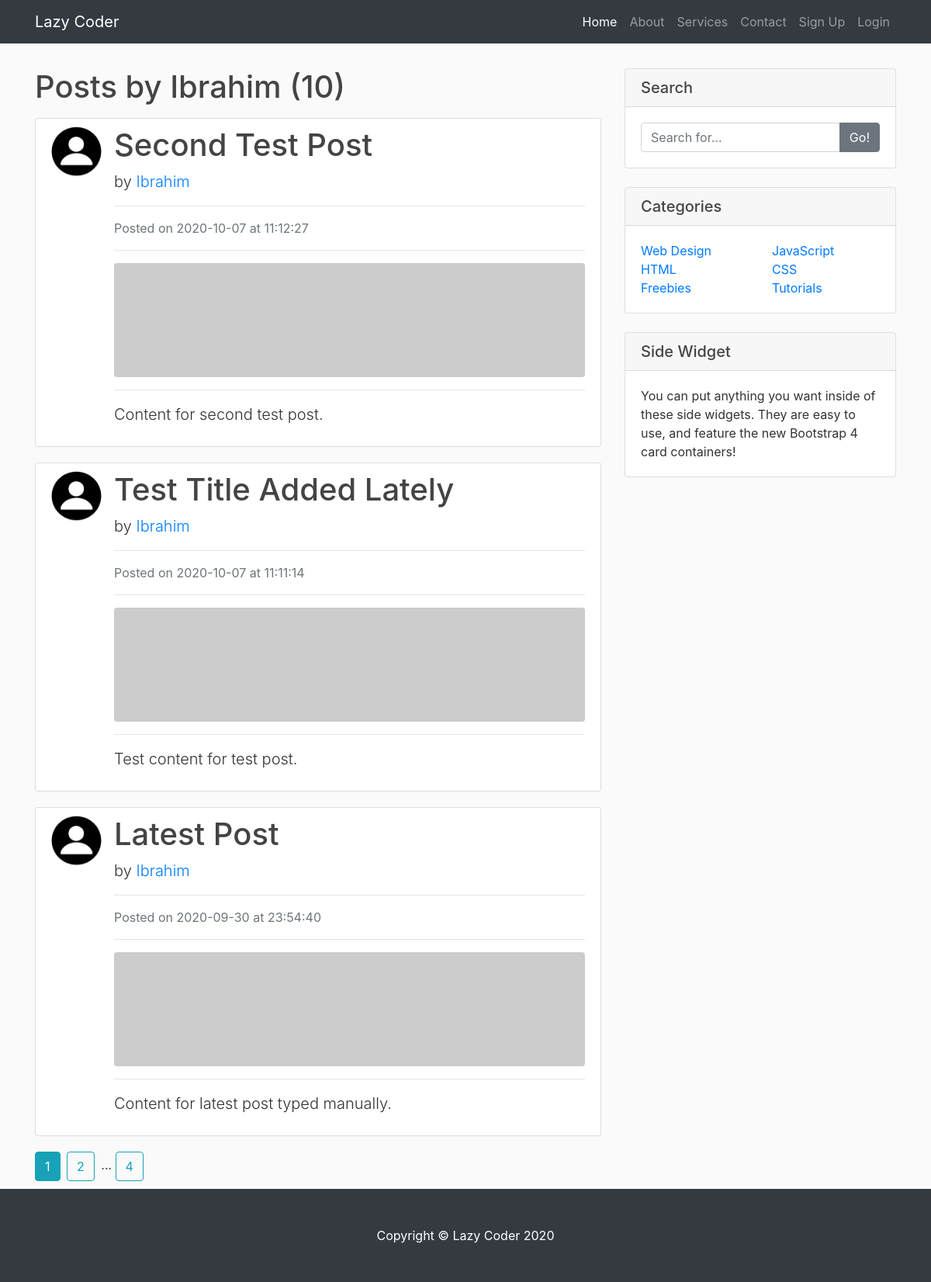
Before: /user/Ibrahim with the older database file.
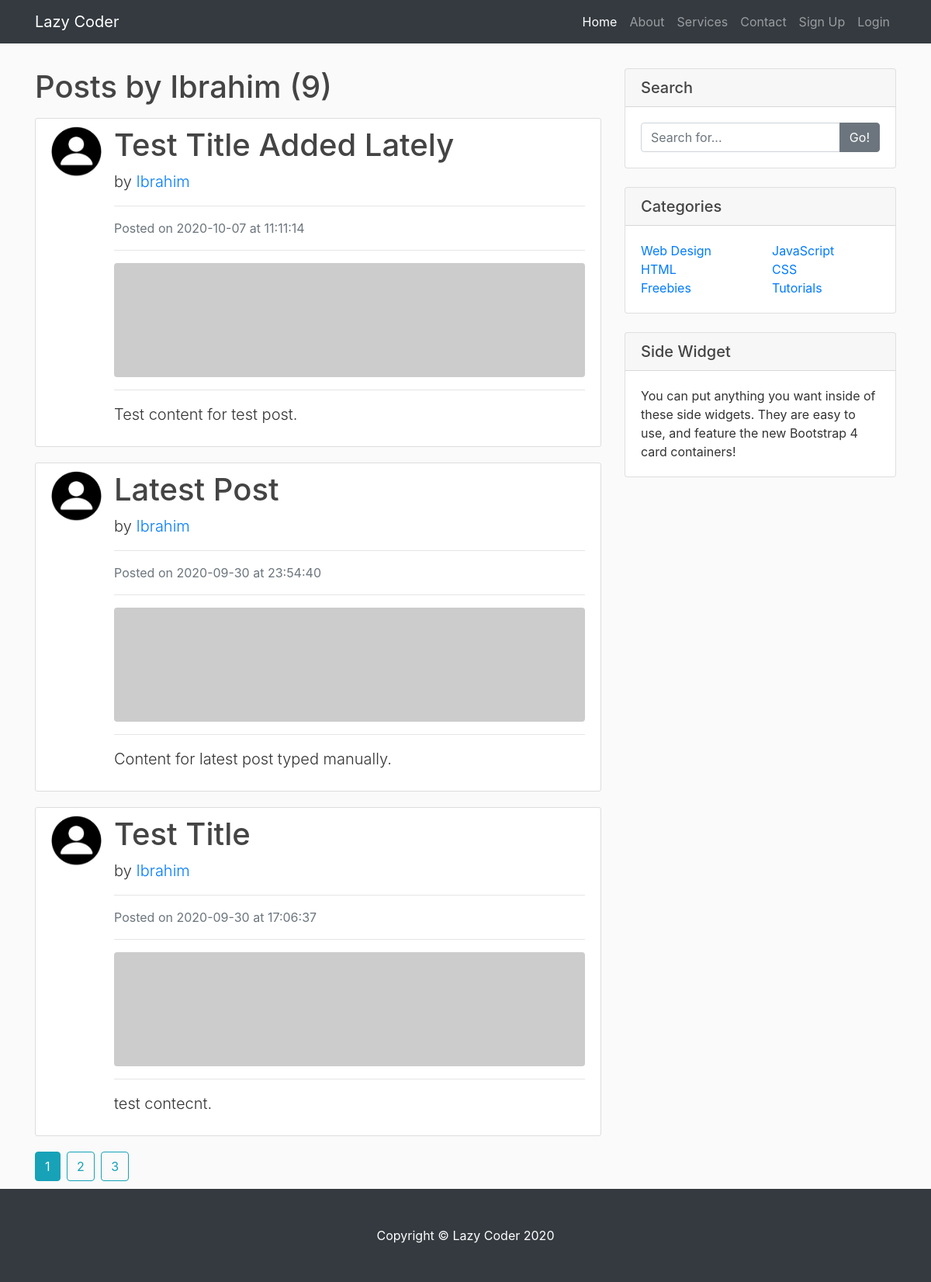
After: the same page with the newer database file.
### blog/models.py (models this page shows, shortened)
class Post(db.Model):
    id = db.Column(db.Integer, primary_key=True)
    title = db.Column(db.String(100), nullable=True)
    date_posted = db.Column(db.DateTime, nullable=False, default=datetime.utcnow)
    content = db.Column(db.Text, nullable=False)
    user_id = db.Column(db.Integer, db.ForeignKey('user.id'), nullable=False)

class User(db.Model, UserMixin):
    id = db.Column(db.Integer, primary_key=True)
    username = db.Column(db.String(255), unique=True, nullable=False)
    email = db.Column(db.String(255), unique=True, nullable=False)
    image_file = db.Column(db.String(20), nullable=False, default='default.jpg')
    password = db.Column(db.String(60), nullable = False)
    posts = db.relationship('Post', backref='author', lazy=True)

### blog/user/routes.py (the view)
@user.route('/user/<string:username>')
def user_posts(username):
    page = request.args.get('page', 1, type=int)
    user = User.query.filter_by(username=username).first_or_404()
    posts = Post.query.filter_by(author=user)\
        .order_by(Post.date_posted.desc())\
        .paginate(page=page, per_page=3)
    return render_template('user_posts.html', title='User Posts', posts=posts, user=user)

### blog/templates/user_posts.html
{% extends "layout.html" %}
{% block content %}
    <h1 class="mb-3 article-title">Posts by {{ user.username }} ({{ posts.total }})</h1>
    {% for post in posts.items %}
        <div class="media content-section">
            <img class="rounded-circle article-img" src="{{ url_for('static', filename='profiles/' + post.author.image_file) }}" alt="">
            <div class="media-body">
                <h1>
                    <a href="{{ url_for('post.show_post', post_id=post.id) }}" class="article-title">
                        {{ post.title }}
                    </a>
                </h1>
                <p class="lead">
                    by <a href="{{ url_for('user.user_posts', username=post.author.username) }}">{{ post.author.username }}</a>
                </p>
                <hr>
                <p class="text-muted">Posted on {{ post.date_posted.strftime('%Y-%m-%d') }} at {{ post.date_posted.strftime('%H:%M:%S') }}</p>
                <hr>
                <img class="img-fluid rounded" src="http://placehold.it/620x150" alt="">
                <hr>
                <p class="lead">{{ post.content }}</p>
            </div>
        </div>
    {% endfor %}
    {% for page_num in posts.iter_pages(left_edge=1, right_edge=1, left_current=1, right_current=2) %}
        {% if page_num %}
            {% if posts.page == page_num %}
                <a href="{{ url_for('user.user_posts', username=user.username, page=page_num) }}" class="btn btn-info mr-1">{{ page_num }}</a>
            {% else %}
                <a href="{{ url_for('user.user_posts', username=user.username, page=page_num) }}" class="btn btn-outline-info mr-1">{{ page_num }}</a>
            {% endif %}
        {% else %}
            ...
        {% endif %}
    {% endfor %}
{% endblock content %}
{% block sidebar %}
    <div class="card my-2">
        <h5 class="card-header">Search</h5>
        <div class="card-body">
            <div class="input-group">
                <input type="text" class="form-control" placeholder="Search for...">
                <span class="input-group-append">
                <button class="btn btn-secondary" type="button">Go!</button>
                </span>
            </div>
        </div>
    </div>
    <div class="card my-4">
        <h5 class="card-header">Categories</h5>
        <div class="card-body">
            <div class="row">
                <div class="col-lg-6">
                    <ul class="list-unstyled mb-0">
                        <li>
                            <a href="#">Web Design</a>
                        </li>
                        <li>
                            <a href="#">HTML</a>
                        </li>
                        <li>
                            <a href="#">Freebies</a>
                        </li>
                    </ul>
                </div>
                <div class="col-lg-6">
                    <ul class="list-unstyled mb-0">
                        <li>
                            <a href="#">JavaScript</a>
                        </li>
                        <li>
                            <a href="#">CSS</a>
                        </li>
                        <li>
                            <a href="#">Tutorials</a>
                        </li>
                    </ul>
                </div>
            </div>
        </div>
    </div>
    <div class="card my-4">
        <h5 class="card-header">Side Widget</h5>
        <div class="card-body">
            You can put anything you want inside of these side widgets. They are easy to use, and feature the new Bootstrap 4 card containers!
        </div>
    </div>
{% endblock sidebar %}

Changed rows visible on the page:
removed Post: image_file (picture), title "Second Test Post", author.username "Ibrahim", date_posted "2020-10-07", date_posted "11:12:27", content "Content for second test post."
now on this page (row unchanged): Post: image_file (picture), title "Test Title", author.username "Ibrahim", date_posted "2020-09-30", date_posted "17:06:37", content "test contecnt."
Other visible differences:
{{ posts.total }}: "10" → "9"
new list line: "3"
list line gone: "4"
